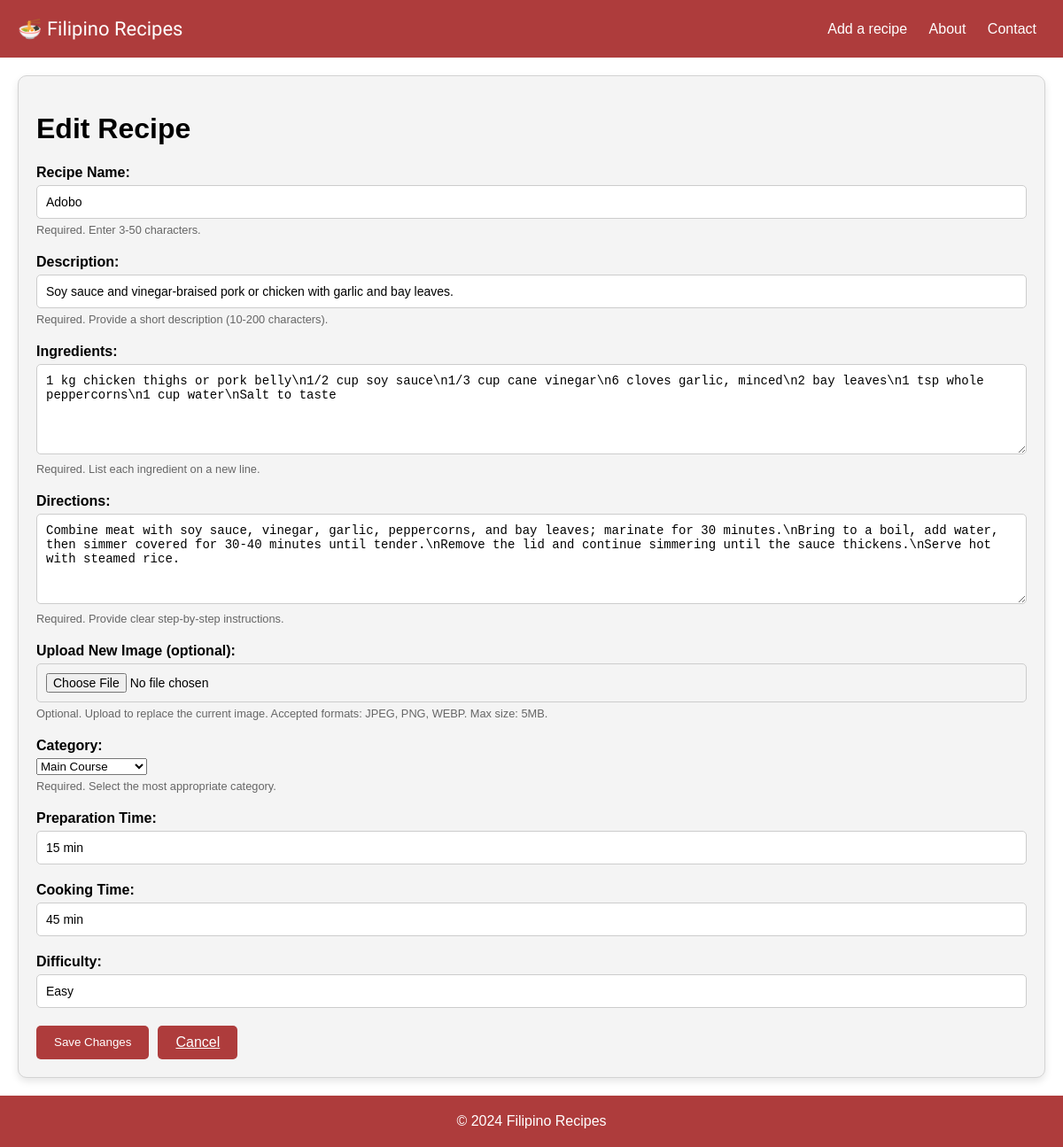
/recipe/1/edit, run on the app's committed database.
### tables this page shows
CREATE TABLE "recipes" (id INTEGER PRIMARY KEY AUTOINCREMENT, name TEXT NOT NULL, category TEXT NOT NULL, short_description TEXT NOT NULL, long_description TEXT, ingredients_text TEXT, directions_text TEXT, image_path TEXT, image_alt TEXT, prep_time TEXT, cook_time TEXT, difficulty TEXT);

### app.py (the view, shortened to what this page needs)
    @app.route('/recipe/<int:recipe_id>/edit', methods=['GET', 'POST'])
    def edit_recipe(recipe_id):
        db = get_db()
        recipe_row = db.execute('SELECT * FROM recipes WHERE id = ?', (recipe_id,)).fetchone()
        if recipe_row is None:
            abort(404)
        recipe = dict(recipe_row)
        error = None
        return render_template('edit_recipe.html', recipe=recipe, error=error, active_page='edit_recipe')

### db.py (called while the page is built)
def get_db():
    if 'db' not in g:
        database_path = current_app.config['DATABASE']
        g.db = sqlite3.connect(database_path)
        g.db.row_factory = sqlite3.Row
    return g.db

### templates/edit_recipe.html (shortened to what this page needs)
{% extends "base.html" %}
{% block content %}
<main class="recipe-content" role="main">
    <div class="form-container">
        <h1 id="form-heading">Edit Recipe</h1>
        <form action="{{ url_for('edit_recipe', recipe_id=recipe.id) }}" method="post" id="recipe-form" aria-labelledby="form-heading" enctype="multipart/form-data">
            <div class="form-group">
                <label for="recipe-name">Recipe Name:</label>
                <input type="text" id="recipe-name" name="recipe-name" required minlength="3" maxlength="50" aria-required="true" value="{{ recipe.name }}">
                <span class="form-hint">Required. Enter 3-50 characters.</span>
            </div>
            <div class="form-group">
                <label for="recipe-desc">Description:</label>
                <input type="text" id="recipe-desc" name="recipe-desc" required minlength="10" maxlength="200" aria-required="true" value="{{ recipe.short_description }}">
                <span class="form-hint">Required. Provide a short description (10-200 characters).</span>
            </div>
            <div class="form-group">
                <label for="ingredients">Ingredients:</label>
                <textarea id="ingredients" name="ingredients" rows="5" required aria-required="true">{{ recipe.ingredients_text }}</textarea>
                <span class="form-hint">Required. List each ingredient on a new line.</span>
            </div>
            <div class="form-group">
                <label for="directions">Directions:</label>
                <textarea id="directions" name="directions" rows="5" required aria-required="true">{{ recipe.directions_text }}</textarea>
                <span class="form-hint">Required. Provide clear step-by-step instructions.</span>
            </div>
            <div class="form-group">
                <label for="image-upload">Upload New Image (optional):</label>
                <input type="file" id="image-upload" name="image-upload" accept="image/jpeg, image/png, image/webp" aria-describedby="image-hint">
                <span id="image-hint" class="form-hint">Optional. Upload to replace the current image. Accepted formats: JPEG, PNG, WEBP. Max size: 5MB.</span>
            </div>
            <div class="form-group">
                <label for="recipe-category">Category:</label>
                <select id="recipe-category" name="recipe-category" required aria-required="true">
                    <option value="Main Course" {% if recipe.category == 'Main Course' %}selected{% endif %}>Main Course</option>
                </select>
                <span class="form-hint">Required. Select the most appropriate category.</span>
            </div>
            <div class="form-group">
                <label for="prep-time">Preparation Time:</label>
                <input type="text" id="prep-time" name="prep-time" value="{{ recipe.prep_time }}" placeholder="e.g. 15 min">
            </div>
            <div class="form-group">
                <label for="cook-time">Cooking Time:</label>
                <input type="text" id="cook-time" name="cook-time" value="{{ recipe.cook_time }}" placeholder="e.g. 45 min">
            </div>
            <div class="form-group">
                <label for="difficulty">Difficulty:</label>
                <input type="text" id="difficulty" name="difficulty" value="{{ recipe.difficulty }}" placeholder="e.g. Easy">
            </div>
            <div class="form-actions">
                <button type="submit" class="btn" aria-label="Save changes to this recipe">Save Changes</button>
                <a href="{{ url_for('recipe_detail', recipe_id=recipe.id) }}" class="btn" role="button" aria-label="Cancel and return to recipe details">Cancel</a>
            </div>
        </form>
    </div>
</main>
{% endblock %}

### static/css/styles.css (style rules this page uses)
:root { --red-color: rgb(174, 60, 60); --dark-red: rgb(150, 60, 60); --light-gray: #f4f4f4; --border-color: #ccc; }
body { margin: 0; font-family: Arial, sans-serif; box-sizing: border-box; }
.recipe-content { display: flex; flex-wrap: wrap; gap: 20px; padding-left: 20px; padding-right: 20px; box-sizing: border-box; }
.form-container { background-color: var(--light-gray); padding: 20px; border-radius: 10px; box-shadow: 0px 4px 8px rgba(0, 0, 0, 0.1); width: 100%; max-width: none; margin: 0 auto; border: 1px solid lightgrey; box-sizing: border-box; }
.form-group { margin-bottom: 20px; }
.form-group label { display: block; margin-bottom: 5px; font-weight: bold; }
.form-group input, .form-group textarea { width: 100%; padding: 10px; font-size: 14px; border: 1px solid #ccc; border-radius: 5px; box-sizing: border-box; }
.form-actions { display: flex; gap: 10px; justify-content: flex-start; }
.form-hint { display: block; font-size: 0.8em; color: #666; margin-top: 5px; }
.btn { padding: 10px 20px; background-color: var(--red-color); color: white; border: none; border-radius: 5px; cursor: pointer; transition: background-color 0.3s ease; }

### data on the page
recipes: recipe-name "Adobo", recipe-desc "Soy sauce and vinegar-braised pork or chicken with garlic and bay leaves.", ingredients "1 kg chicken thighs or pork belly\\n1/2 cup soy sauce\\n1/3 cup cane vinegar\\n6 cloves garlic, minced\\n2 bay leaves\\n1 tsp whole peppercorns\\n1 cup water\\nSalt to taste", directions "Combine meat with soy sauce, vinegar, garlic, peppercorns, and bay leaves; marinate for 30 minutes.\\nBring to a boil, add water, then simmer covered for 30-40 minutes until tender.\\nRemove the lid and continue simmering until the sauce thickens.\\nServe hot with steamed rice.", recipe-category "Main Course", prep-time "15 min", cook-time "45 min", difficulty "Easy"
